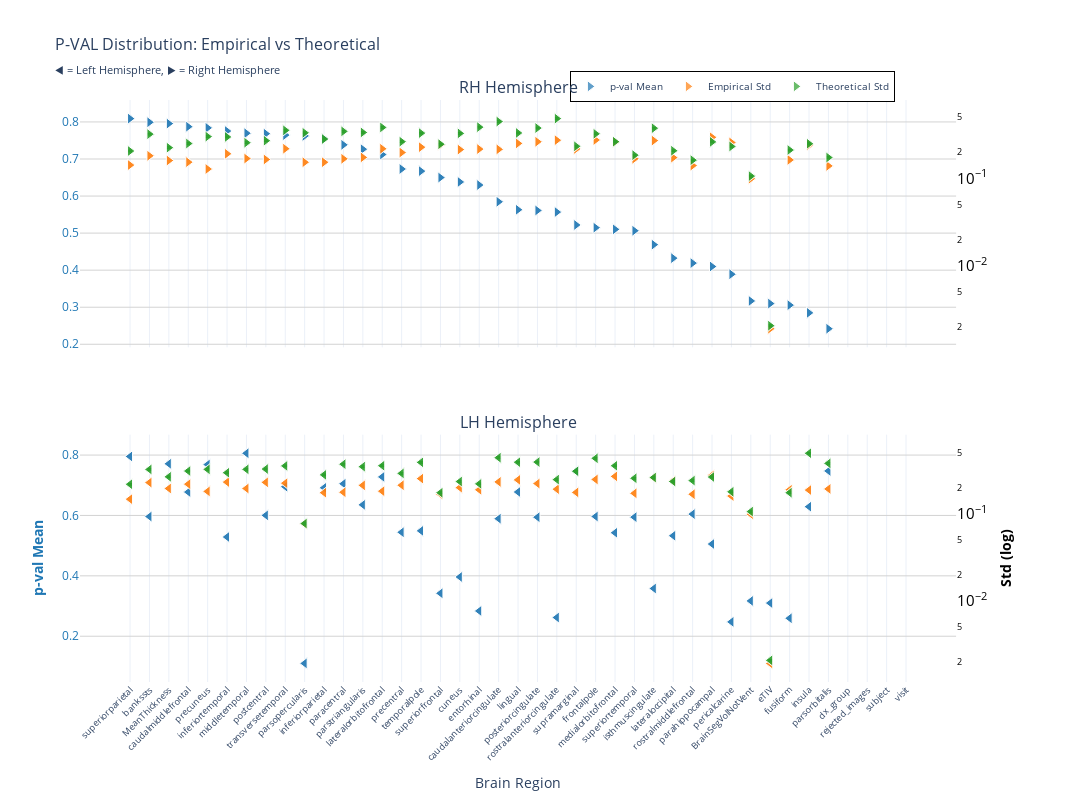
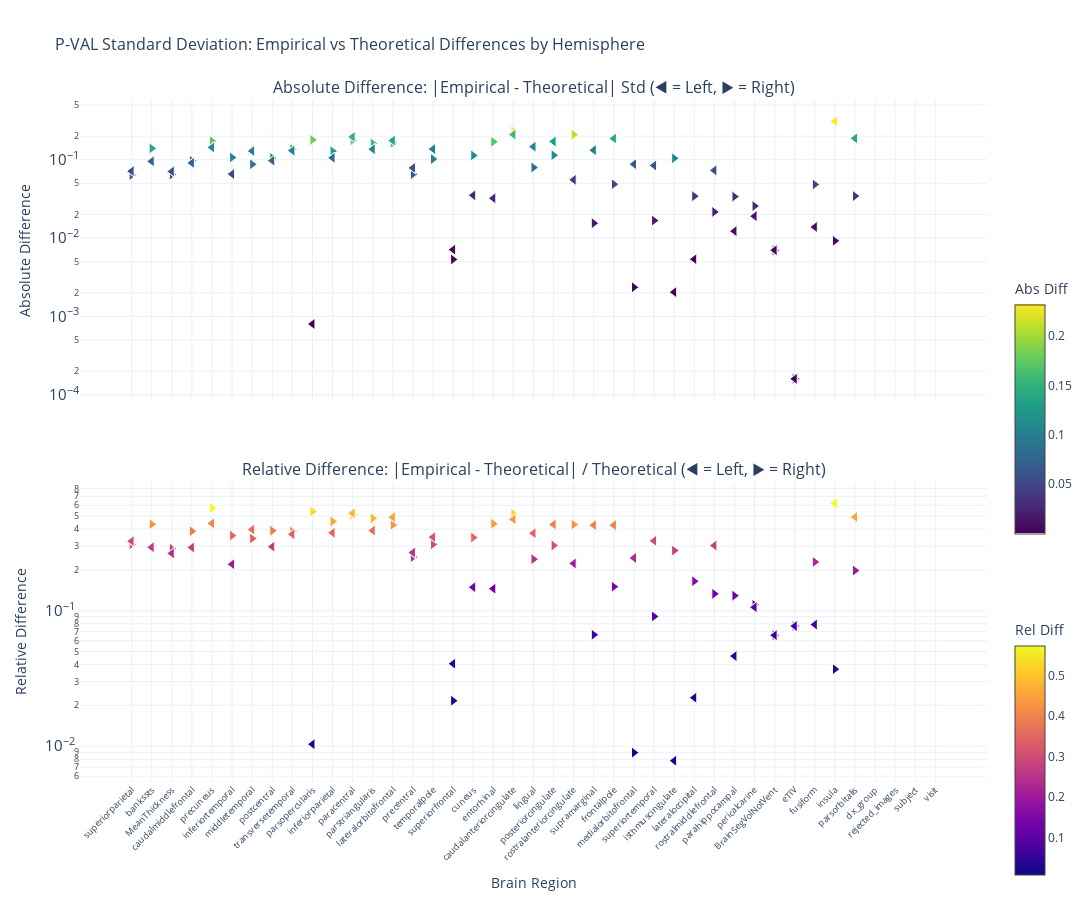

Write notebook code for charts like these, in order.
### Markdown cell above
### p-value

### Code cell
nu_nav = df_navr[(df_navr["study"] == "longitudinal") & (df_navr["group"] == "HC-PD")]
data_path = stats_dir / f"student_longitudinal_{METRIC}.parquet"
df, stats = get_test_stats(
    data_path, stat_functions_F, nu_nav, hemisphere=True, study="longitudinal"
)
show_figure(
    stats, hemisphere=True, stat_name="p-val", study="longitudinal", metric=METRIC
)

### Figure 1 — Plotly figure (JSON) as saved in the notebook; plotly's stock layout.template omitted (floating-point values rounded to 4 significant figures)
{"data": [{"hovertemplate": "<b>%{x}</b><br>Mean p-val: %{y:.2f}<br><extra></extra>", "legendgroup": "mean", "marker": {"color": "#1f77b4", "line": {"color": "white", "width": 1}, "opacity": 0.7, "size": 10, "symbol": "triangle-right"}, "mode": "markers", "name": "p-val Mean", "showlegend": true, "type": "scatter", "x": ["superiorparietal", "superiorparietal", "bankssts", "bankssts", "MeanThickness", "MeanThickness", "caudalmiddlefrontal", "caudalmiddlefrontal", "precuneus", "precuneus", "inferiortemporal", "inferiortemporal", "middletemporal", "middletemporal", "postcentral", "postcentral", "transversetemporal", "transversetemporal", "parsopercularis", "parsopercularis", "inferiorparietal", "inferiorparietal", "paracentral", "paracentral", "parstriangularis", "parstriangularis", "lateralorbitofrontal", "lateralorbitofrontal", "precentral", "precentral", "temporalpole", "temporalpole", "superiorfrontal", "superiorfrontal", "cuneus", "cuneus", "entorhinal", "entorhinal", "caudalanteriorcingulate", "caudalanteriorcingulate", "lingual", "lingual", "posteriorcingulate", "posteriorcingulate", "rostralanteriorcingulate", "rostralanteriorcingulate", "supramarginal", "supramarginal", "frontalpole", "frontalpole", "medialorbitofrontal", "medialorbitofrontal", "superiortemporal", "superiortemporal", "isthmuscingulate", "isthmuscingulate", "lateraloccipital", "lateraloccipital", "rostralmiddlefrontal", "rostralmiddlefrontal", "parahippocampal", "parahippocampal", "pericalcarine", "pericalcarine", "BrainSegVolNotVent", "BrainSegVolNotVent", "eTIV", "eTIV", "fusiform", "fusiform", "insula", "insula", "parsorbitalis", "parsorbitalis", "dx_group", "rejected_images", "subject", "visit"], "xaxis": "x", "y": [0.809, 0.809, 0.7992, 0.7992, 0.7956, 0.7956, 0.7872, 0.7872, 0.784, 0.784, 0.7755, 0.7755, 0.7696, 0.7696, 0.7684, 0.7684, 0.7646, 0.7646, 0.7623, 0.7623, 0.7548, 0.7548, 0.7382, 0.7382, 0.7265, 0.7265, 0.7121, 0.7121, 0.673, 0.673, 0.6673, 0.6673, 0.6499, 0.6499, 0.638, 0.638, 0.6298, 0.6298, 0.5846, 0.5846, 0.563, 0.563, 0.5611, 0.5611, 0.5567, 0.5567, 0.522, 0.522, 0.5147, 0.5147, 0.5101, 0.5101, 0.5064, 0.5064, 0.4689, 0.4689, 0.4325, 0.4325, 0.419, 0.419, 0.4099, 0.4099, 0.3891, 0.3891, 0.3169, 0.3169, 0.3098, 0.3098, 0.3056, 0.3056, 0.2848, 0.2848, 0.2419, 0.2419, NaN, NaN, NaN, NaN], "yaxis": "y"}, {"hovertemplate": "<b>%{x}</b><br>Empirical Std: %{y:.3f}<br><extra></extra>", "legendgroup": "empirical", "marker": {"color": "#ff7f0e", "line": {"color": "white", "width": 1}, "opacity": 0.7, "size": 10, "symbol": "triangle-right"}, "mode": "markers", "name": "Empirical Std", "showlegend": true, "type": "scatter", "x": ["superiorparietal", "superiorparietal", "bankssts", "bankssts", "MeanThickness", "MeanThickness", "caudalmiddlefrontal", "caudalmiddlefrontal", "precuneus", "precuneus", "inferiortemporal", "inferiortemporal", "middletemporal", "middletemporal", "postcentral", "postcentral", "transversetemporal", "transversetemporal", "parsopercularis", "parsopercularis", "inferiorparietal", "inferiorparietal", "paracentral", "paracentral", "parstriangularis", "parstriangularis", "lateralorbitofrontal", "lateralorbitofrontal", "precentral", "precentral", "temporalpole", "temporalpole", "superiorfrontal", "superiorfrontal", "cuneus", "cuneus", "entorhinal", "entorhinal", "caudalanteriorcingulate", "caudalanteriorcingulate", "lingual", "lingual", "posteriorcingulate", "posteriorcingulate", "rostralanteriorcingulate", "rostralanteriorcingulate", "supramarginal", "supramarginal", "frontalpole", "frontalpole", "medialorbitofrontal", "medialorbitofrontal", "superiortemporal", "superiortemporal", "isthmuscingulate", "isthmuscingulate", "lateraloccipital", "lateraloccipital", "rostralmiddlefrontal", "rostralmiddlefrontal", "parahippocampal", "parahippocampal", "pericalcarine", "pericalcarine", "BrainSegVolNotVent", "BrainSegVolNotVent", "eTIV", "eTIV", "fusiform", "fusiform", "insula", "insula", "parsorbitalis", "parsorbitalis", "dx_group", "rejected_images", "subject", "visit"], "xaxis": "x", "y": [0.1422, 0.1422, 0.1815, 0.1815, 0.1603, 0.1603, 0.1537, 0.1537, 0.1282, 0.1282, 0.1913, 0.1913, 0.1689, 0.1689, 0.1648, 0.1648, 0.2187, 0.2187, 0.1532, 0.1532, 0.1533, 0.1533, 0.1677, 0.1677, 0.1741, 0.1741, 0.2183, 0.2183, 0.1978, 0.1978, 0.2278, 0.2278, 0.2412, 0.2412, 0.2139, 0.2139, 0.2167, 0.2167, 0.2151, 0.2151, 0.2516, 0.2516, 0.2627, 0.2627, 0.2738, 0.2738, 0.2176, 0.2176, 0.2751, 0.2751, 0.2609, 0.2609, 0.1679, 0.1679, 0.271, 0.271, 0.1731, 0.1731, 0.1404, 0.1404, 0.2957, 0.2957, 0.2578, 0.2578, 0.09936, 0.09936, 0.001915, 0.001915, 0.1629, 0.1629, 0.2401, 0.2401, 0.1391, 0.1391, NaN, NaN, NaN, NaN], "yaxis": "y2"}, {"error_y": {"array": [0.00409, 0.00409, 0.006382, 0.006382, 0.004468, 0.004468, 0.004981, 0.004981, 0.005978, 0.005978, 0.005926, 0.005926, 0.005092, 0.005092, 0.005368, 0.005368, 0.007055, 0.007055, 0.006607, 0.006607, 0.005602, 0.005602, 0.006862, 0.006862, 0.006671, 0.006671, 0.007608, 0.007608, 0.005232, 0.005232, 0.006553, 0.006553, 0.004898, 0.004898, 0.006507, 0.006507, 0.007673, 0.007673, 0.008882, 0.008882, 0.00658, 0.00658, 0.007489, 0.007489, 0.009599, 0.009599, 0.004632, 0.004632, 0.006434, 0.006434, 0.00523, 0.00523, 0.003669, 0.003669, 0.007459, 0.007459, 0.00412, 0.00412, 0.003219, 0.003219, 0.005203, 0.005203, 0.004612, 0.004612, 0.002114, 0.002114, 4.122e-05, 4.122e-05, 0.004198, 0.004198, 0.004953, 0.004953, 0.003447, 0.003447, NaN, NaN, NaN, NaN], "arrayminus": [0.004009, 0.004009, 0.006255, 0.006255, 0.00438, 0.00438, 0.004882, 0.004882, 0.005859, 0.005859, 0.005808, 0.005808, 0.004991, 0.004991, 0.005261, 0.005261, 0.006915, 0.006915, 0.006475, 0.006475, 0.005491, 0.005491, 0.006726, 0.006726, 0.006538, 0.006538, 0.007457, 0.007457, 0.005128, 0.005128, 0.006423, 0.006423, 0.0048, 0.0048, 0.006378, 0.006378, 0.007521, 0.007521, 0.008706, 0.008706, 0.00645, 0.00645, 0.007341, 0.007341, 0.009409, 0.009409, 0.00454, 0.00454, 0.006306, 0.006306, 0.005126, 0.005126, 0.003597, 0.003597, 0.007311, 0.007311, 0.004038, 0.004038, 0.003155, 0.003155, 0.0051, 0.0051, 0.004521, 0.004521, 0.002072, 0.002072, 4.04e-05, 4.04e-05, 0.004114, 0.004114, 0.004855, 0.004855, 0.003379, 0.003379, NaN, NaN, NaN, NaN], "color": "#2ca02c", "thickness": 1, "type": "data", "visible": true, "width": 2}, "hovertemplate": "<b>%{x}</b><br>Theoretical Std: %{y:.3f}<br><extra></extra>", "legendgroup": "theoretical", "marker": {"color": "#2ca02c", "line": {"color": "white", "width": 1}, "opacity": 0.7, "size": 10, "symbol": "triangle-right"}, "mode": "markers", "name": "Theoretical Std", "showlegend": true, "type": "scatter", "x": ["superiorparietal", "superiorparietal", "bankssts", "bankssts", "MeanThickness", "MeanThickness", "caudalmiddlefrontal", "caudalmiddlefrontal", "precuneus", "precuneus", "inferiortemporal", "inferiortemporal", "middletemporal", "middletemporal", "postcentral", "postcentral", "transversetemporal", "transversetemporal", "parsopercularis", "parsopercularis", "inferiorparietal", "inferiorparietal", "paracentral", "paracentral", "parstriangularis", "parstriangularis", "lateralorbitofrontal", "lateralorbitofrontal", "precentral", "precentral", "temporalpole", "temporalpole", "superiorfrontal", "superiorfrontal", "cuneus", "cuneus", "entorhinal", "entorhinal", "caudalanteriorcingulate", "caudalanteriorcingulate", "lingual", "lingual", "posteriorcingulate", "posteriorcingulate", "rostralanteriorcingulate", "rostralanteriorcingulate", "supramarginal", "supramarginal", "frontalpole", "frontalpole", "medialorbitofrontal", "medialorbitofrontal", "superiortemporal", "superiortemporal", "isthmuscingulate", "isthmuscingulate", "lateraloccipital", "lateraloccipital", "rostralmiddlefrontal", "rostralmiddlefrontal", "parahippocampal", "parahippocampal", "pericalcarine", "pericalcarine", "BrainSegVolNotVent", "BrainSegVolNotVent", "eTIV", "eTIV", "fusiform", "fusiform", "insula", "insula", "parsorbitalis", "parsorbitalis", "dx_group", "rejected_images", "subject", "visit"], "xaxis": "x", "y": [0.2058, 0.2058, 0.3212, 0.3212, 0.2249, 0.2249, 0.2507, 0.2507, 0.3008, 0.3008, 0.2982, 0.2982, 0.2563, 0.2563, 0.2702, 0.2702, 0.3551, 0.3551, 0.3325, 0.3325, 0.2819, 0.2819, 0.3454, 0.3454, 0.3357, 0.3357, 0.3829, 0.3829, 0.2633, 0.2633, 0.3298, 0.3298, 0.2465, 0.2465, 0.3275, 0.3275, 0.3862, 0.3862, 0.447, 0.447, 0.3312, 0.3312, 0.3769, 0.3769, 0.4831, 0.4831, 0.2331, 0.2331, 0.3238, 0.3238, 0.2632, 0.2632, 0.1847, 0.1847, 0.3754, 0.3754, 0.2074, 0.2074, 0.162, 0.162, 0.2619, 0.2619, 0.2321, 0.2321, 0.1064, 0.1064, 0.002075, 0.002075, 0.2113, 0.2113, 0.2493, 0.2493, 0.1735, 0.1735, NaN, NaN, NaN, NaN], "yaxis": "y2"}, {"hovertemplate": "<b>%{x}</b><br>Mean p-val: %{y:.2f}<br><extra></extra>", "legendgroup": "mean", "marker": {"color": "#1f77b4", "line": {"color": "white", "width": 1}, "opacity": 0.7, "size": 10, "symbol": "triangle-left"}, "mode": "markers", "name": "p-val Mean", "showlegend": false, "type": "scatter", "x": ["middletemporal", "middletemporal", "superiorparietal", "superiorparietal", "MeanThickness", "MeanThickness", "precuneus", "precuneus", "parsorbitalis", "parsorbitalis", "supramarginal", "supramarginal", "lateralorbitofrontal", "lateralorbitofrontal", "paracentral", "paracentral", "transversetemporal", "transversetemporal", "inferiorparietal", "inferiorparietal", "lingual", "lingual", "caudalmiddlefrontal", "caudalmiddlefrontal", "parstriangularis", "parstriangularis", "insula", "insula", "rostralmiddlefrontal", "rostralmiddlefrontal", "postcentral", "postcentral", "frontalpole", "frontalpole", "bankssts", "bankssts", "superiortemporal", "superiortemporal", "posteriorcingulate", "posteriorcingulate", "caudalanteriorcingulate", "caudalanteriorcingulate", "temporalpole", "temporalpole", "precentral", "precentral", "medialorbitofrontal", "medialorbitofrontal", "lateraloccipital", "lateraloccipital", "inferiortemporal", "inferiortemporal", "parahippocampal", "parahippocampal", "cuneus", "cuneus", "isthmuscingulate", "isthmuscingulate", "superiorfrontal", "superiorfrontal", "BrainSegVolNotVent", "BrainSegVolNotVent", "eTIV", "eTIV", "entorhinal", "entorhinal", "rostralanteriorcingulate", "rostralanteriorcingulate", "fusiform", "fusiform", "pericalcarine", "pericalcarine", "parsopercularis", "parsopercularis", "dx_group", "rejected_images", "subject", "visit"], "xaxis": "x2", "y": [0.806, 0.806, 0.7954, 0.7954, 0.7711, 0.7711, 0.7686, 0.7686, 0.7474, 0.7474, 0.7468, 0.7468, 0.7277, 0.7277, 0.7049, 0.7049, 0.6952, 0.6952, 0.6916, 0.6916, 0.6777, 0.6777, 0.6775, 0.6775, 0.6351, 0.6351, 0.629, 0.629, 0.6045, 0.6045, 0.6003, 0.6003, 0.5965, 0.5965, 0.5964, 0.5964, 0.5944, 0.5944, 0.5942, 0.5942, 0.5893, 0.5893, 0.549, 0.549, 0.5443, 0.5443, 0.5427, 0.5427, 0.5328, 0.5328, 0.5286, 0.5286, 0.5054, 0.5054, 0.3962, 0.3962, 0.358, 0.358, 0.3422, 0.3422, 0.3169, 0.3169, 0.3098, 0.3098, 0.2836, 0.2836, 0.2619, 0.2619, 0.2595, 0.2595, 0.2475, 0.2475, 0.11, 0.11, NaN, NaN, NaN, NaN], "yaxis": "y3"}, {"hovertemplate": "<b>%{x}</b><br>Empirical Std: %{y:.3f}<br><extra></extra>", "legendgroup": "empirical", "marker": {"color": "#ff7f0e", "line": {"color": "white", "width": 1}, "opacity": 0.7, "size": 10, "symbol": "triangle-left"}, "mode": "markers", "name": "Empirical Std", "showlegend": false, "type": "scatter", "x": ["middletemporal", "middletemporal", "superiorparietal", "superiorparietal", "MeanThickness", "MeanThickness", "precuneus", "precuneus", "parsorbitalis", "parsorbitalis", "supramarginal", "supramarginal", "lateralorbitofrontal", "lateralorbitofrontal", "paracentral", "paracentral", "transversetemporal", "transversetemporal", "inferiorparietal", "inferiorparietal", "lingual", "lingual", "caudalmiddlefrontal", "caudalmiddlefrontal", "parstriangularis", "parstriangularis", "insula", "insula", "rostralmiddlefrontal", "rostralmiddlefrontal", "postcentral", "postcentral", "frontalpole", "frontalpole", "bankssts", "bankssts", "superiortemporal", "superiortemporal", "posteriorcingulate", "posteriorcingulate", "caudalanteriorcingulate", "caudalanteriorcingulate", "temporalpole", "temporalpole", "precentral", "precentral", "medialorbitofrontal", "medialorbitofrontal", "lateraloccipital", "lateraloccipital", "inferiortemporal", "inferiortemporal", "parahippocampal", "parahippocampal", "cuneus", "cuneus", "isthmuscingulate", "isthmuscingulate", "superiorfrontal", "superiorfrontal", "BrainSegVolNotVent", "BrainSegVolNotVent", "eTIV", "eTIV", "entorhinal", "entorhinal", "rostralanteriorcingulate", "rostralanteriorcingulate", "fusiform", "fusiform", "pericalcarine", "pericalcarine", "parsopercularis", "parsopercularis", "dx_group", "rejected_images", "subject", "visit"], "xaxis": "x2", "y": [0.196, 0.196, 0.1478, 0.1478, 0.196, 0.196, 0.1815, 0.1815, 0.1937, 0.1937, 0.1768, 0.1768, 0.1826, 0.1826, 0.1776, 0.1776, 0.2258, 0.2258, 0.1753, 0.1753, 0.2461, 0.2461, 0.22, 0.22, 0.2129, 0.2129, 0.1879, 0.1879, 0.1684, 0.1684, 0.2306, 0.2306, 0.2491, 0.2491, 0.2291, 0.2291, 0.1725, 0.1725, 0.2234, 0.2234, 0.2332, 0.2332, 0.2546, 0.2546, 0.2138, 0.2138, 0.2701, 0.2701, 0.2412, 0.2412, 0.232, 0.232, 0.2777, 0.2777, 0.2005, 0.2005, 0.26, 0.26, 0.1682, 0.1682, 0.09936, 0.09936, 0.001915, 0.001915, 0.1893, 0.1893, 0.1926, 0.1926, 0.1891, 0.1891, 0.1605, 0.1605, 0.07673, 0.07673, NaN, NaN, NaN, NaN], "yaxis": "y4"}, {"error_y": {"array": [0.006464, 0.006464, 0.004357, 0.004357, 0.005302, 0.005302, 0.00646, 0.00646, 0.007574, 0.007574, 0.006147, 0.006147, 0.007118, 0.007118, 0.007416, 0.007416, 0.007084, 0.007084, 0.005585, 0.005585, 0.007807, 0.007807, 0.006183, 0.006183, 0.006941, 0.006941, 0.009893, 0.009893, 0.0048, 0.0048, 0.006517, 0.006517, 0.008661, 0.008661, 0.006449, 0.006449, 0.005104, 0.005104, 0.007836, 0.007836, 0.008795, 0.008795, 0.007775, 0.007775, 0.005809, 0.005809, 0.007109, 0.007109, 0.004686, 0.004686, 0.005913, 0.005913, 0.005274, 0.005274, 0.004682, 0.004682, 0.005206, 0.005206, 0.003483, 0.003483, 0.002114, 0.002114, 4.122e-05, 4.122e-05, 0.004401, 0.004401, 0.004927, 0.004927, 0.003483, 0.003483, 0.003568, 0.003568, 0.001541, 0.001541, NaN, NaN, NaN, NaN], "arrayminus": [0.006336, 0.006336, 0.00427, 0.00427, 0.005197, 0.005197, 0.006332, 0.006332, 0.007424, 0.007424, 0.006025, 0.006025, 0.006977, 0.006977, 0.007269, 0.007269, 0.006944, 0.006944, 0.005474, 0.005474, 0.007652, 0.007652, 0.00606, 0.00606, 0.006804, 0.006804, 0.009697, 0.009697, 0.004705, 0.004705, 0.006388, 0.006388, 0.00849, 0.00849, 0.006321, 0.006321, 0.005003, 0.005003, 0.007681, 0.007681, 0.008621, 0.008621, 0.007621, 0.007621, 0.005694, 0.005694, 0.006968, 0.006968, 0.004593, 0.004593, 0.005796, 0.005796, 0.005169, 0.005169, 0.004589, 0.004589, 0.005102, 0.005102, 0.003414, 0.003414, 0.002072, 0.002072, 4.04e-05, 4.04e-05, 0.004314, 0.004314, 0.004829, 0.004829, 0.003414, 0.003414, 0.003497, 0.003497, 0.00151, 0.00151, NaN, NaN, NaN, NaN], "color": "#2ca02c", "thickness": 1, "type": "data", "visible": true, "width": 2}, "hovertemplate": "<b>%{x}</b><br>Theoretical Std: %{y:.3f}<br><extra></extra>", "legendgroup": "theoretical", "marker": {"color": "#2ca02c", "line": {"color": "white", "width": 1}, "opacity": 0.7, "size": 10, "symbol": "triangle-left"}, "mode": "markers", "name": "Theoretical Std", "showlegend": false, "type": "scatter", "x": ["middletemporal", "middletemporal", "superiorparietal", "superiorparietal", "MeanThickness", "MeanThickness", "precuneus", "precuneus", "parsorbitalis", "parsorbitalis", "supramarginal", "supramarginal", "lateralorbitofrontal", "lateralorbitofrontal", "paracentral", "paracentral", "transversetemporal", "transversetemporal", "inferiorparietal", "inferiorparietal", "lingual", "lingual", "caudalmiddlefrontal", "caudalmiddlefrontal", "parstriangularis", "parstriangularis", "insula", "insula", "rostralmiddlefrontal", "rostralmiddlefrontal", "postcentral", "postcentral", "frontalpole", "frontalpole", "bankssts", "bankssts", "superiortemporal", "superiortemporal", "posteriorcingulate", "posteriorcingulate", "caudalanteriorcingulate", "caudalanteriorcingulate", "temporalpole", "temporalpole", "precentral", "precentral", "medialorbitofrontal", "medialorbitofrontal", "lateraloccipital", "lateraloccipital", "inferiortemporal", "inferiortemporal", "parahippocampal", "parahippocampal", "cuneus", "cuneus", "isthmuscingulate", "isthmuscingulate", "superiorfrontal", "superiorfrontal", "BrainSegVolNotVent", "BrainSegVolNotVent", "eTIV", "eTIV", "entorhinal", "entorhinal", "rostralanteriorcingulate", "rostralanteriorcingulate", "fusiform", "fusiform", "pericalcarine", "pericalcarine", "parsopercularis", "parsopercularis", "dx_group", "rejected_images", "subject", "visit"], "xaxis": "x2", "y": [0.3253, 0.3253, 0.2193, 0.2193, 0.2668, 0.2668, 0.3251, 0.3251, 0.3812, 0.3812, 0.3094, 0.3094, 0.3582, 0.3582, 0.3732, 0.3732, 0.3565, 0.3565, 0.2811, 0.2811, 0.3929, 0.3929, 0.3112, 0.3112, 0.3493, 0.3493, 0.4979, 0.4979, 0.2416, 0.2416, 0.328, 0.328, 0.4359, 0.4359, 0.3246, 0.3246, 0.2569, 0.2569, 0.3944, 0.3944, 0.4427, 0.4427, 0.3913, 0.3913, 0.2924, 0.2924, 0.3578, 0.3578, 0.2358, 0.2358, 0.2976, 0.2976, 0.2654, 0.2654, 0.2356, 0.2356, 0.262, 0.262, 0.1753, 0.1753, 0.1064, 0.1064, 0.002075, 0.002075, 0.2215, 0.2215, 0.248, 0.248, 0.1753, 0.1753, 0.1796, 0.1796, 0.07753, 0.07753, NaN, NaN, NaN, NaN], "yaxis": "y4"}], "layout": {"annotations": [{"font": {"size": 16}, "showarrow": false, "text": "RH Hemisphere", "x": 0.47, "xanchor": "center", "xref": "paper", "y": 1, "yanchor": "bottom", "yref": "paper"}, {"font": {"size": 16}, "showarrow": false, "text": "LH Hemisphere", "x": 0.47, "xanchor": "center", "xref": "paper", "y": 0.425, "yanchor": "bottom", "yref": "paper"}], "height": 800, "hovermode": "x", "legend": {"bgcolor": "rgba(255, 255, 255, 0.9)", "bordercolor": "black", "borderwidth": 1, "font": {"size": 10}, "orientation": "h", "x": 0.7, "xanchor": "center", "y": 1.05}, "title": {"font": {"size": 16}, "text": "P-VAL Distribution: Empirical vs Theoretical<br><sub>◀ = Left Hemisphere, ▶ = Right Hemisphere</sub>"}, "width": 1400, "xaxis": {"anchor": "y", "domain": [0, 0.94], "matches": "x2", "showticklabels": false}, "xaxis2": {"anchor": "y3", "domain": [0, 0.94], "tickangle": -45, "tickfont": {"size": 9}, "title": {"text": "Brain Region"}}, "yaxis": {"anchor": "x", "domain": [0.575, 1], "gridcolor": "lightgray", "showgrid": true, "tickfont": {"color": "#1f77b4"}, "title": {"font": {"color": "#1f77b4"}, "text": ""}}, "yaxis2": {"anchor": "x", "exponentformat": "power", "overlaying": "y", "showgrid": false, "side": "right", "tickfont": {"color": "black"}, "title": {"font": {"color": "black"}, "text": ""}, "type": "log"}, "yaxis3": {"anchor": "x2", "domain": [0, 0.425], "gridcolor": "lightgray", "showgrid": true, "tickfont": {"color": "#1f77b4"}, "title": {"font": {"color": "#1f77b4"}, "text": "<b>p-val Mean</b>"}}, "yaxis4": {"anchor": "x2", "exponentformat": "power", "overlaying": "y3", "showgrid": false, "side": "right", "tickfont": {"color": "black"}, "title": {"font": {"color": "black"}, "text": "<b>Std (log)</b>"}, "type": "log"}}}

### Figure 2 — Plotly figure (JSON) as saved in the notebook; plotly's stock layout.template omitted (floating-point values rounded to 4 significant figures)
{"data": [{"hovertemplate": "<b>%{x}</b><br>Hemisphere: %{text}<br>Abs Diff: %{y:.4f}<br><extra></extra>", "legendgroup": "abs_rh", "marker": {"color": [0.06364, 0.06364, 0.1396, 0.1396, 0.06453, 0.06453, 0.09702, 0.09702, 0.1727, 0.1727, 0.1069, 0.1069, 0.08741, 0.08741, 0.1054, 0.1054, 0.1364, 0.1364, 0.1793, 0.1793, 0.1287, 0.1287, 0.1777, 0.1777, 0.1617, 0.1617, 0.1646, 0.1646, 0.06552, 0.06552, 0.102, 0.102, 0.005334, 0.005334, 0.1136, 0.1136, 0.1695, 0.1695, 0.2319, 0.2319, 0.07957, 0.07957, 0.1143, 0.1143, 0.2093, 0.2093, 0.01549, 0.01549, 0.0487, 0.0487, 0.002355, 0.002355, 0.01675, 0.01675, 0.1044, 0.1044, 0.03423, 0.03423, 0.02158, 0.02158, 0.03383, 0.03383, 0.02564, 0.02564, 0.007009, 0.007009, 0.0001597, 0.0001597, 0.04841, 0.04841, 0.009221, 0.009221, 0.03435, 0.03435, NaN, NaN, NaN, NaN], "colorbar": {"len": 0.4, "title": {"text": "Abs Diff"}, "y": 0.75, "yanchor": "top"}, "colorscale": [[0, "#440154"], [0.1111, "#482878"], [0.2222, "#3e4989"], [0.3333, "#31688e"], [0.4444, "#26828e"], [0.5556, "#1f9e89"], [0.6667, "#35b779"], [0.7778, "#6ece58"], [0.8889, "#b5de2b"], [1, "#fde725"]], "line": {"color": "white", "width": 1}, "showscale": true, "size": 10, "symbol": "triangle-right"}, "mode": "markers", "name": "Absolute (rh)", "showlegend": false, "text": ["rh", "rh", "rh", "rh", "rh", "rh", "rh", "rh", "rh", "rh", "rh", "rh", "rh", "rh", "rh", "rh", "rh", "rh", "rh", "rh", "rh", "rh", "rh", "rh", "rh", "rh", "rh", "rh", "rh", "rh", "rh", "rh", "rh", "rh", "rh", "rh", "rh", "rh", "rh", "rh", "rh", "rh", "rh", "rh", "rh", "rh", "rh", "rh", "rh", "rh", "rh", "rh", "rh", "rh", "rh", "rh", "rh", "rh", "rh", "rh", "rh", "rh", "rh", "rh", "rh", "rh", "rh", "rh", "rh", "rh", "rh", "rh", "rh", "rh", "rh", "rh", "rh", "rh"], "type": "scatter", "x": ["superiorparietal", "superiorparietal", "bankssts", "bankssts", "MeanThickness", "MeanThickness", "caudalmiddlefrontal", "caudalmiddlefrontal", "precuneus", "precuneus", "inferiortemporal", "inferiortemporal", "middletemporal", "middletemporal", "postcentral", "postcentral", "transversetemporal", "transversetemporal", "parsopercularis", "parsopercularis", "inferiorparietal", "inferiorparietal", "paracentral", "paracentral", "parstriangularis", "parstriangularis", "lateralorbitofrontal", "lateralorbitofrontal", "precentral", "precentral", "temporalpole", "temporalpole", "superiorfrontal", "superiorfrontal", "cuneus", "cuneus", "entorhinal", "entorhinal", "caudalanteriorcingulate", "caudalanteriorcingulate", "lingual", "lingual", "posteriorcingulate", "posteriorcingulate", "rostralanteriorcingulate", "rostralanteriorcingulate", "supramarginal", "supramarginal", "frontalpole", "frontalpole", "medialorbitofrontal", "medialorbitofrontal", "superiortemporal", "superiortemporal", "isthmuscingulate", "isthmuscingulate", "lateraloccipital", "lateraloccipital", "rostralmiddlefrontal", "rostralmiddlefrontal", "parahippocampal", "parahippocampal", "pericalcarine", "pericalcarine", "BrainSegVolNotVent", "BrainSegVolNotVent", "eTIV", "eTIV", "fusiform", "fusiform", "insula", "insula", "parsorbitalis", "parsorbitalis", "dx_group", "rejected_images", "subject", "visit"], "xaxis": "x", "y": [0.06364, 0.06364, 0.1396, 0.1396, 0.06453, 0.06453, 0.09702, 0.09702, 0.1727, 0.1727, 0.1069, 0.1069, 0.08741, 0.08741, 0.1054, 0.1054, 0.1364, 0.1364, 0.1793, 0.1793, 0.1287, 0.1287, 0.1777, 0.1777, 0.1617, 0.1617, 0.1646, 0.1646, 0.06552, 0.06552, 0.102, 0.102, 0.005334, 0.005334, 0.1136, 0.1136, 0.1695, 0.1695, 0.2319, 0.2319, 0.07957, 0.07957, 0.1143, 0.1143, 0.2093, 0.2093, 0.01549, 0.01549, 0.0487, 0.0487, 0.002355, 0.002355, 0.01675, 0.01675, 0.1044, 0.1044, 0.03423, 0.03423, 0.02158, 0.02158, 0.03383, 0.03383, 0.02564, 0.02564, 0.007009, 0.007009, 0.0001597, 0.0001597, 0.04841, 0.04841, 0.009221, 0.009221, 0.03435, 0.03435, NaN, NaN, NaN, NaN], "yaxis": "y"}, {"hovertemplate": "<b>%{x}</b><br>Hemisphere: %{text}<br>Rel Diff: %{y:.2%}<br><extra></extra>", "legendgroup": "rel_rh", "marker": {"color": [0.3092, 0.3092, 0.4348, 0.4348, 0.287, 0.287, 0.387, 0.387, 0.5739, 0.5739, 0.3586, 0.3586, 0.3411, 0.3411, 0.3901, 0.3901, 0.384, 0.384, 0.5393, 0.5393, 0.4563, 0.4563, 0.5144, 0.5144, 0.4815, 0.4815, 0.4298, 0.4298, 0.2488, 0.2488, 0.3092, 0.3092, 0.02164, 0.02164, 0.347, 0.347, 0.4388, 0.4388, 0.5188, 0.5188, 0.2403, 0.2403, 0.3031, 0.3031, 0.4332, 0.4332, 0.06643, 0.06643, 0.1504, 0.1504, 0.008946, 0.008946, 0.09068, 0.09068, 0.2781, 0.2781, 0.1651, 0.1651, 0.1332, 0.1332, 0.1292, 0.1292, 0.1105, 0.1105, 0.06589, 0.06589, 0.07699, 0.07699, 0.2291, 0.2291, 0.03699, 0.03699, 0.198, 0.198, NaN, NaN, NaN, NaN], "colorbar": {"len": 0.4, "title": {"text": "Rel Diff"}, "y": 0.25, "yanchor": "top"}, "colorscale": [[0, "#0d0887"], [0.1111, "#46039f"], [0.2222, "#7201a8"], [0.3333, "#9c179e"], [0.4444, "#bd3786"], [0.5556, "#d8576b"], [0.6667, "#ed7953"], [0.7778, "#fb9f3a"], [0.8889, "#fdca26"], [1, "#f0f921"]], "line": {"color": "white", "width": 1}, "showscale": true, "size": 10, "symbol": "triangle-right"}, "mode": "markers", "name": "Relative (rh)", "showlegend": false, "text": ["rh", "rh", "rh", "rh", "rh", "rh", "rh", "rh", "rh", "rh", "rh", "rh", "rh", "rh", "rh", "rh", "rh", "rh", "rh", "rh", "rh", "rh", "rh", "rh", "rh", "rh", "rh", "rh", "rh", "rh", "rh", "rh", "rh", "rh", "rh", "rh", "rh", "rh", "rh", "rh", "rh", "rh", "rh", "rh", "rh", "rh", "rh", "rh", "rh", "rh", "rh", "rh", "rh", "rh", "rh", "rh", "rh", "rh", "rh", "rh", "rh", "rh", "rh", "rh", "rh", "rh", "rh", "rh", "rh", "rh", "rh", "rh", "rh", "rh", "rh", "rh", "rh", "rh"], "type": "scatter", "x": ["superiorparietal", "superiorparietal", "bankssts", "bankssts", "MeanThickness", "MeanThickness", "caudalmiddlefrontal", "caudalmiddlefrontal", "precuneus", "precuneus", "inferiortemporal", "inferiortemporal", "middletemporal", "middletemporal", "postcentral", "postcentral", "transversetemporal", "transversetemporal", "parsopercularis", "parsopercularis", "inferiorparietal", "inferiorparietal", "paracentral", "paracentral", "parstriangularis", "parstriangularis", "lateralorbitofrontal", "lateralorbitofrontal", "precentral", "precentral", "temporalpole", "temporalpole", "superiorfrontal", "superiorfrontal", "cuneus", "cuneus", "entorhinal", "entorhinal", "caudalanteriorcingulate", "caudalanteriorcingulate", "lingual", "lingual", "posteriorcingulate", "posteriorcingulate", "rostralanteriorcingulate", "rostralanteriorcingulate", "supramarginal", "supramarginal", "frontalpole", "frontalpole", "medialorbitofrontal", "medialorbitofrontal", "superiortemporal", "superiortemporal", "isthmuscingulate", "isthmuscingulate", "lateraloccipital", "lateraloccipital", "rostralmiddlefrontal", "rostralmiddlefrontal", "parahippocampal", "parahippocampal", "pericalcarine", "pericalcarine", "BrainSegVolNotVent", "BrainSegVolNotVent", "eTIV", "eTIV", "fusiform", "fusiform", "insula", "insula", "parsorbitalis", "parsorbitalis", "dx_group", "rejected_images", "subject", "visit"], "xaxis": "x2", "y": [0.3092, 0.3092, 0.4348, 0.4348, 0.287, 0.287, 0.387, 0.387, 0.5739, 0.5739, 0.3586, 0.3586, 0.3411, 0.3411, 0.3901, 0.3901, 0.384, 0.384, 0.5393, 0.5393, 0.4563, 0.4563, 0.5144, 0.5144, 0.4815, 0.4815, 0.4298, 0.4298, 0.2488, 0.2488, 0.3092, 0.3092, 0.02164, 0.02164, 0.347, 0.347, 0.4388, 0.4388, 0.5188, 0.5188, 0.2403, 0.2403, 0.3031, 0.3031, 0.4332, 0.4332, 0.06643, 0.06643, 0.1504, 0.1504, 0.008946, 0.008946, 0.09068, 0.09068, 0.2781, 0.2781, 0.1651, 0.1651, 0.1332, 0.1332, 0.1292, 0.1292, 0.1105, 0.1105, 0.06589, 0.06589, 0.07699, 0.07699, 0.2291, 0.2291, 0.03699, 0.03699, 0.198, 0.198, NaN, NaN, NaN, NaN], "yaxis": "y2"}, {"hovertemplate": "<b>%{x}</b><br>Hemisphere: %{text}<br>Abs Diff: %{y:.4f}<br><extra></extra>", "legendgroup": "abs_lh", "marker": {"color": [0.1294, 0.1294, 0.0715, 0.0715, 0.0708, 0.0708, 0.1436, 0.1436, 0.1875, 0.1875, 0.1325, 0.1325, 0.1756, 0.1756, 0.1957, 0.1957, 0.1307, 0.1307, 0.1057, 0.1057, 0.1468, 0.1468, 0.0912, 0.0912, 0.1364, 0.1364, 0.31, 0.31, 0.07318, 0.07318, 0.0974, 0.0974, 0.1868, 0.1868, 0.09541, 0.09541, 0.08435, 0.08435, 0.171, 0.171, 0.2094, 0.2094, 0.1367, 0.1367, 0.07857, 0.07857, 0.08767, 0.08767, 0.00537, 0.00537, 0.06557, 0.06557, 0.01226, 0.01226, 0.03512, 0.03512, 0.002042, 0.002042, 0.00712, 0.00712, 0.007009, 0.007009, 0.0001597, 0.0001597, 0.03221, 0.03221, 0.05538, 0.05538, 0.01384, 0.01384, 0.01904, 0.01904, 0.0008007, 0.0008007, NaN, NaN, NaN, NaN], "colorbar": {"len": 0.4, "title": {"text": "Abs Diff"}, "y": 0.75, "yanchor": "top"}, "colorscale": [[0, "#440154"], [0.1111, "#482878"], [0.2222, "#3e4989"], [0.3333, "#31688e"], [0.4444, "#26828e"], [0.5556, "#1f9e89"], [0.6667, "#35b779"], [0.7778, "#6ece58"], [0.8889, "#b5de2b"], [1, "#fde725"]], "line": {"color": "white", "width": 1}, "showscale": false, "size": 10, "symbol": "triangle-left"}, "mode": "markers", "name": "Absolute (lh)", "showlegend": false, "text": ["lh", "lh", "lh", "lh", "lh", "lh", "lh", "lh", "lh", "lh", "lh", "lh", "lh", "lh", "lh", "lh", "lh", "lh", "lh", "lh", "lh", "lh", "lh", "lh", "lh", "lh", "lh", "lh", "lh", "lh", "lh", "lh", "lh", "lh", "lh", "lh", "lh", "lh", "lh", "lh", "lh", "lh", "lh", "lh", "lh", "lh", "lh", "lh", "lh", "lh", "lh", "lh", "lh", "lh", "lh", "lh", "lh", "lh", "lh", "lh", "lh", "lh", "lh", "lh", "lh", "lh", "lh", "lh", "lh", "lh", "lh", "lh", "lh", "lh", "lh", "lh", "lh", "lh"], "type": "scatter", "x": ["middletemporal", "middletemporal", "superiorparietal", "superiorparietal", "MeanThickness", "MeanThickness", "precuneus", "precuneus", "parsorbitalis", "parsorbitalis", "supramarginal", "supramarginal", "lateralorbitofrontal", "lateralorbitofrontal", "paracentral", "paracentral", "transversetemporal", "transversetemporal", "inferiorparietal", "inferiorparietal", "lingual", "lingual", "caudalmiddlefrontal", "caudalmiddlefrontal", "parstriangularis", "parstriangularis", "insula", "insula", "rostralmiddlefrontal", "rostralmiddlefrontal", "postcentral", "postcentral", "frontalpole", "frontalpole", "bankssts", "bankssts", "superiortemporal", "superiortemporal", "posteriorcingulate", "posteriorcingulate", "caudalanteriorcingulate", "caudalanteriorcingulate", "temporalpole", "temporalpole", "precentral", "precentral", "medialorbitofrontal", "medialorbitofrontal", "lateraloccipital", "lateraloccipital", "inferiortemporal", "inferiortemporal", "parahippocampal", "parahippocampal", "cuneus", "cuneus", "isthmuscingulate", "isthmuscingulate", "superiorfrontal", "superiorfrontal", "BrainSegVolNotVent", "BrainSegVolNotVent", "eTIV", "eTIV", "entorhinal", "entorhinal", "rostralanteriorcingulate", "rostralanteriorcingulate", "fusiform", "fusiform", "pericalcarine", "pericalcarine", "parsopercularis", "parsopercularis", "dx_group", "rejected_images", "subject", "visit"], "xaxis": "x", "y": [0.1294, 0.1294, 0.0715, 0.0715, 0.0708, 0.0708, 0.1436, 0.1436, 0.1875, 0.1875, 0.1325, 0.1325, 0.1756, 0.1756, 0.1957, 0.1957, 0.1307, 0.1307, 0.1057, 0.1057, 0.1468, 0.1468, 0.0912, 0.0912, 0.1364, 0.1364, 0.31, 0.31, 0.07318, 0.07318, 0.0974, 0.0974, 0.1868, 0.1868, 0.09541, 0.09541, 0.08435, 0.08435, 0.171, 0.171, 0.2094, 0.2094, 0.1367, 0.1367, 0.07857, 0.07857, 0.08767, 0.08767, 0.00537, 0.00537, 0.06557, 0.06557, 0.01226, 0.01226, 0.03512, 0.03512, 0.002042, 0.002042, 0.00712, 0.00712, 0.007009, 0.007009, 0.0001597, 0.0001597, 0.03221, 0.03221, 0.05538, 0.05538, 0.01384, 0.01384, 0.01904, 0.01904, 0.0008007, 0.0008007, NaN, NaN, NaN, NaN], "yaxis": "y"}, {"hovertemplate": "<b>%{x}</b><br>Hemisphere: %{text}<br>Rel Diff: %{y:.2%}<br><extra></extra>", "legendgroup": "rel_lh", "marker": {"color": [0.3976, 0.3976, 0.3261, 0.3261, 0.2653, 0.2653, 0.4417, 0.4417, 0.4919, 0.4919, 0.4284, 0.4284, 0.4903, 0.4903, 0.5243, 0.5243, 0.3667, 0.3667, 0.3762, 0.3762, 0.3737, 0.3737, 0.2931, 0.2931, 0.3906, 0.3906, 0.6226, 0.6226, 0.3029, 0.3029, 0.297, 0.297, 0.4286, 0.4286, 0.294, 0.294, 0.3284, 0.3284, 0.4336, 0.4336, 0.4731, 0.4731, 0.3494, 0.3494, 0.2687, 0.2687, 0.245, 0.245, 0.02277, 0.02277, 0.2203, 0.2203, 0.0462, 0.0462, 0.1491, 0.1491, 0.007795, 0.007795, 0.04062, 0.04062, 0.06589, 0.06589, 0.07699, 0.07699, 0.1454, 0.1454, 0.2233, 0.2233, 0.07898, 0.07898, 0.106, 0.106, 0.01033, 0.01033, NaN, NaN, NaN, NaN], "colorbar": {"len": 0.4, "title": {"text": "Rel Diff"}, "y": 0.25, "yanchor": "top"}, "colorscale": [[0, "#0d0887"], [0.1111, "#46039f"], [0.2222, "#7201a8"], [0.3333, "#9c179e"], [0.4444, "#bd3786"], [0.5556, "#d8576b"], [0.6667, "#ed7953"], [0.7778, "#fb9f3a"], [0.8889, "#fdca26"], [1, "#f0f921"]], "line": {"color": "white", "width": 1}, "showscale": false, "size": 10, "symbol": "triangle-left"}, "mode": "markers", "name": "Relative (lh)", "showlegend": false, "text": ["lh", "lh", "lh", "lh", "lh", "lh", "lh", "lh", "lh", "lh", "lh", "lh", "lh", "lh", "lh", "lh", "lh", "lh", "lh", "lh", "lh", "lh", "lh", "lh", "lh", "lh", "lh", "lh", "lh", "lh", "lh", "lh", "lh", "lh", "lh", "lh", "lh", "lh", "lh", "lh", "lh", "lh", "lh", "lh", "lh", "lh", "lh", "lh", "lh", "lh", "lh", "lh", "lh", "lh", "lh", "lh", "lh", "lh", "lh", "lh", "lh", "lh", "lh", "lh", "lh", "lh", "lh", "lh", "lh", "lh", "lh", "lh", "lh", "lh", "lh", "lh", "lh", "lh"], "type": "scatter", "x": ["middletemporal", "middletemporal", "superiorparietal", "superiorparietal", "MeanThickness", "MeanThickness", "precuneus", "precuneus", "parsorbitalis", "parsorbitalis", "supramarginal", "supramarginal", "lateralorbitofrontal", "lateralorbitofrontal", "paracentral", "paracentral", "transversetemporal", "transversetemporal", "inferiorparietal", "inferiorparietal", "lingual", "lingual", "caudalmiddlefrontal", "caudalmiddlefrontal", "parstriangularis", "parstriangularis", "insula", "insula", "rostralmiddlefrontal", "rostralmiddlefrontal", "postcentral", "postcentral", "frontalpole", "frontalpole", "bankssts", "bankssts", "superiortemporal", "superiortemporal", "posteriorcingulate", "posteriorcingulate", "caudalanteriorcingulate", "caudalanteriorcingulate", "temporalpole", "temporalpole", "precentral", "precentral", "medialorbitofrontal", "medialorbitofrontal", "lateraloccipital", "lateraloccipital", "inferiortemporal", "inferiortemporal", "parahippocampal", "parahippocampal", "cuneus", "cuneus", "isthmuscingulate", "isthmuscingulate", "superiorfrontal", "superiorfrontal", "BrainSegVolNotVent", "BrainSegVolNotVent", "eTIV", "eTIV", "entorhinal", "entorhinal", "rostralanteriorcingulate", "rostralanteriorcingulate", "fusiform", "fusiform", "pericalcarine", "pericalcarine", "parsopercularis", "parsopercularis", "dx_group", "rejected_images", "subject", "visit"], "xaxis": "x2", "y": [0.3976, 0.3976, 0.3261, 0.3261, 0.2653, 0.2653, 0.4417, 0.4417, 0.4919, 0.4919, 0.4284, 0.4284, 0.4903, 0.4903, 0.5243, 0.5243, 0.3667, 0.3667, 0.3762, 0.3762, 0.3737, 0.3737, 0.2931, 0.2931, 0.3906, 0.3906, 0.6226, 0.6226, 0.3029, 0.3029, 0.297, 0.297, 0.4286, 0.4286, 0.294, 0.294, 0.3284, 0.3284, 0.4336, 0.4336, 0.4731, 0.4731, 0.3494, 0.3494, 0.2687, 0.2687, 0.245, 0.245, 0.02277, 0.02277, 0.2203, 0.2203, 0.0462, 0.0462, 0.1491, 0.1491, 0.007795, 0.007795, 0.04062, 0.04062, 0.06589, 0.06589, 0.07699, 0.07699, 0.1454, 0.1454, 0.2233, 0.2233, 0.07898, 0.07898, 0.106, 0.106, 0.01033, 0.01033, NaN, NaN, NaN, NaN], "yaxis": "y2"}], "layout": {"annotations": [{"font": {"size": 16}, "showarrow": false, "text": "Absolute Difference: |Empirical - Theoretical| Std (◀ = Left, ▶ = Right)", "x": 0.5, "xanchor": "center", "xref": "paper", "y": 1, "yanchor": "bottom", "yref": "paper"}, {"font": {"size": 16}, "showarrow": false, "text": "Relative Difference: |Empirical - Theoretical| / Theoretical (◀ = Left, ▶ = Right)", "x": 0.5, "xanchor": "center", "xref": "paper", "y": 0.44, "yanchor": "bottom", "yref": "paper"}], "height": 900, "hovermode": "x unified", "showlegend": false, "title": {"font": {"size": 16}, "text": "P-VAL Standard Deviation: Empirical vs Theoretical Differences by Hemisphere"}, "width": 1400, "xaxis": {"anchor": "y", "domain": [0, 1], "showticklabels": false}, "xaxis2": {"anchor": "y2", "domain": [0, 1], "tickangle": -45, "tickfont": {"size": 9}, "title": {"text": "Brain Region"}}, "yaxis": {"anchor": "x", "domain": [0.56, 1], "exponentformat": "power", "title": {"text": "Absolute Difference"}, "type": "log"}, "yaxis2": {"anchor": "x2", "domain": [0, 0.44], "exponentformat": "power", "title": {"text": "Relative Difference"}, "type": "log"}}}
